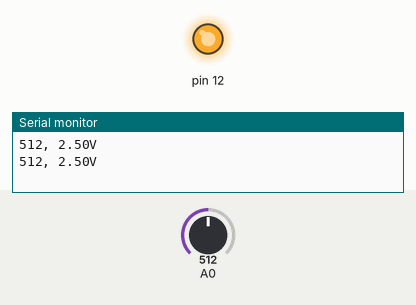
Bench run of a sketch on a simulated Arduino Uno, built with avr-gcc and run on an emulated ATmega328P. On the bench: output pins drawn as LEDs (lit = HIGH), the last lines printed to the serial monitor. The test bench sets the inputs (shaded band); at power-on: A0 = 512.

Above: at 1.8 s.
1.9 s: A0 set to 488
At 3.0 s:
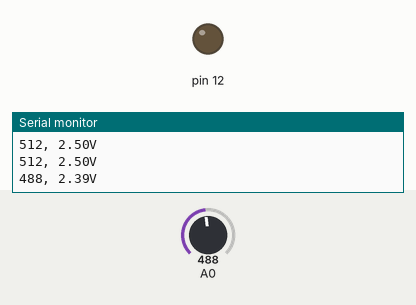
3.5 s: A0 set to 510
At 4.6 s:
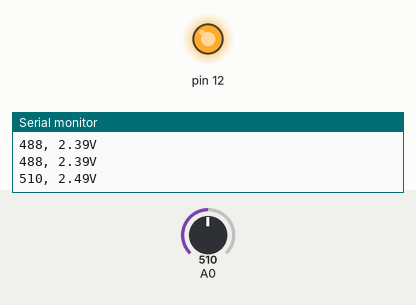
5.5 s: A0 set to 490
At 7.3 s:
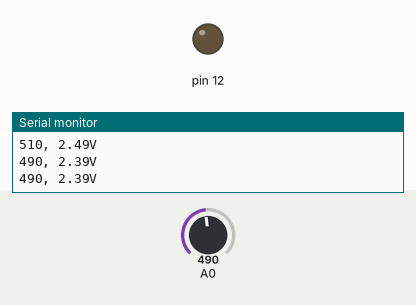
Timing chart, 0 to 8.8 s (numbered marks = the images above; inputs shaded):
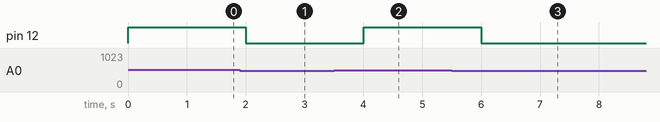

The sketch:

sketch_serialMonitor_potentiometer_LED.ino
```cpp
void setup() {
  Serial.begin(9600);
  pinMode(12,OUTPUT);
}

void loop() {
  int value = analogRead(A0);
  float voltage = value * 5.0 / 1023.0;
  Serial.print(value);
  Serial.print(", ");
  Serial.print(voltage);
  Serial.println("V");
  if (value >= 500) digitalWrite(12,1);
  else digitalWrite(12,0);
  delay(1000);
}
```

Measured:
- the behaviour switches between 500 and 499 on A0 (found by bisection; images 0 and 1)
- after the input at 1.9 s, pin 12: HIGH → LOW after 0.10 s
- after the input at 3.5 s, pin 12: LOW → HIGH after 0.50 s
- after the input at 5.5 s, pin 12: HIGH → LOW after 0.51 s
